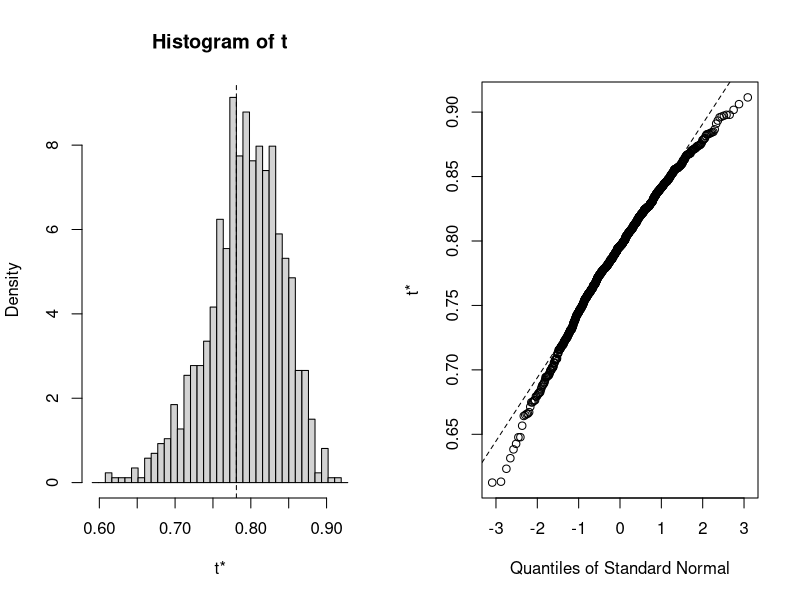
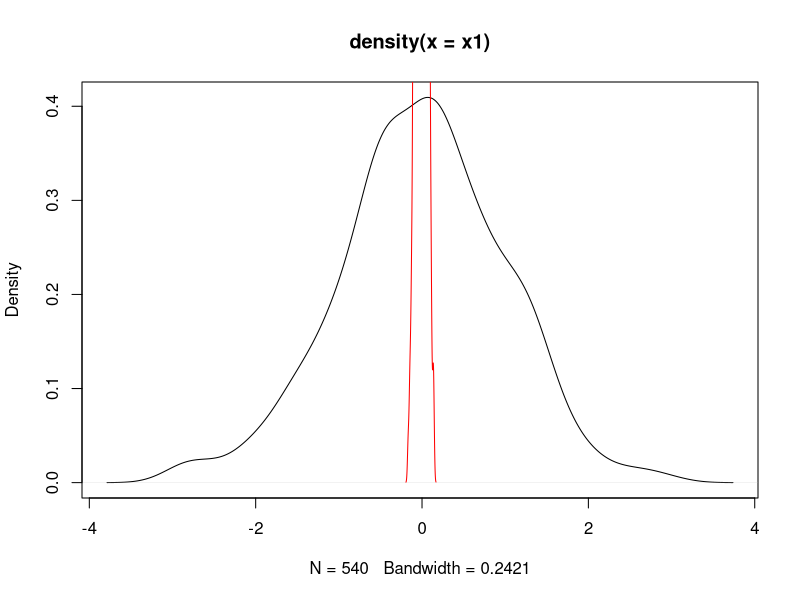

Generate these figures, in order, with R: (Note: this script raises an error after producing the figures.)
## ---- chunk 1
# Bootstrap 95% CI for R-Squared
library(boot)
# function to obtain R-Squared from the data 
rsq <- function(formula, data, indices) {
  d <- data[indices,] # allows boot to select sample 
  fit <- lm(formula, data=d)
  return(summary(fit)$r.square)
} 
# bootstrapping with 1000 replications 
results <- boot(data=mtcars, statistic=rsq, 
   R=1000, formula=mpg~wt+disp)

# view results
results
plot(results)

# get 95% confidence interval 
boot.ci(results, type="bca")
## ---- chunk 2
names(results)
## ---- chunk 3
results$t # t seems to be bootstriped values boot to 1000
results$t
names(mtcars)
## ---- chunk 4
bs <- function(formula, data, indices) {
  d <- data[indices,] # allows boot to select sample 
  fit <- lm(formula, data=d)
  return(coef(fit)) }

results <- boot(data=mtcars, statistic=bs, 
   R=1000, formula=mpg~wt+disp)
boot.ci(results, type="bca", index=1) # intercept 
boot.ci(results, type="bca", index=2) # wt 
boot.ci(results, type="bca", index=3) # disp

str(results)
## ---- chunk 5
x1 <- rnorm(540)
boot.identity = function(x,i){x[i]}
boot.mean = function(x,i){boot.mean = mean(x[i])}
z1 = boot(x1, boot.mean, R=999)
z1


plot(density(x1))
lines(density(z1$t), col = "red")

z2 = boot(x1, boot.identity, R=999)

plot(density(x2))
lines(density(z2$t), col = "blue")
data.frame(z2$t) %>% length()
data.frame(z2$t) %>% names()
data.frame(z2$t)$X1 %>% length()

data.frame(z2$t)$X6 -> x
plot(density(x1))
lines(density(x), col = "blue")
## ---- chunk 6
ind <- list(c(1, 2, 2), c("A", "A", "B"))
table(ind)
tapply(1:3, ind) #-> the split vector
tapply(1:3, ind, sum)
## ---- chunk 7
A <- rnorm(10)
B <- rnorm(10)
C <- rnorm(10)

name <- c(replicate(10, "A"), replicate(10, "B"), replicate(10, "C"))
value <- c(A, B, C)
data.frame(name, value) -> data

statfun = function(d, i) {lda(formula= name ~ value, data=d[i, ])}
boot(data, statfun, R=100, strata=factor(data$name))

lm(data = data, value ~ name) %>%
  summary()

kruskal.test(value ~ name, data)
lm(value ~ name, data) %>% anova()

